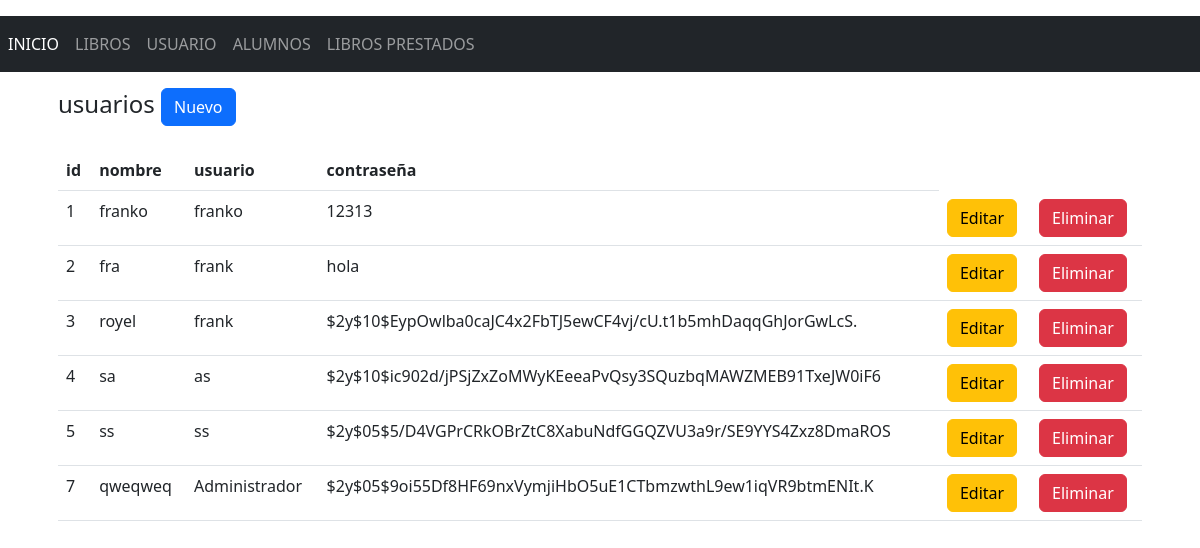
Page /usuarios/index.php on the committed database.
### tables this page shows
CREATE TABLE `usuarios` (
  `id` int(11) NOT NULL,
  `nombre` varchar(255) NOT NULL,
  `usuario` varchar(255) NOT NULL,
  `contraseña` varchar(255) NOT NULL
);

### usuarios/index.php (the view, shortened to what this page needs)
<?php
$db = new Database();
$con = $db->conectar();
$comando = $con->prepare("SELECT * FROM `usuarios`");
$comando->execute();
$resultado = $comando->fetchAll(PDO::FETCH_ASSOC);
?>
<!DOCTYPE html>
<html lang="en">
<head>
    <link href="https://cdn.jsdelivr.net/npm/bootstrap@5.3.0/dist/css/bootstrap.min.css" rel="stylesheet">
<body class="py-3">
<header>
<nav class="navbar navbar-expand navbar-dark bg-dark">
        <ul class="nav navbar-nav">
            <li class="nav-item">
                <a class="nav-link active" href="../index.php" aria-current="page">INICIO</span></a>
            </li>
            <li class="nav-item">
                <a class="nav-link" href="../libros/">LIBROS</a>
            </li>
            <li class="nav-item">
                <a class="nav-link" href="index.php">USUARIO</a>
            </li>
            <li class="nav-item">
                <a class="nav-link" href="../alumnos/">ALUMNOS</a>
            </li>
            <li class="nav-item">
                <a class="nav-link" href="../prestamos/">LIBROS PRESTADOS</a>
            </li>
        </ul>
    </nav>
  </header>
    <main class="container contenedor">
        <div class="p-3 rounded">
            <div class="row">
                <div class="col-12">
                    <h4>usuarios
                        <a href="nuevo_usuario.php" class="btn btn-primary float-right">Nuevo</a>
                    </h4>
                </div>
            </div>
            <div class="row py-3">
                <div class="col">
                    <table class="table table-border">
                        <thead>
                            <tr>
                                <th>id</th>
                                <th>nombre</th>
                                <th>usuario</th>
                                <th>contraseña</th>
                            </tr>
                        </thead>
                        <tbody>
                            <?php
                            foreach ($resultado as $usuarios) {
                            ?>
                                <tr>
                                    <td><?php echo $usuarios['id']; ?></td>
                                    <td><?php echo $usuarios['nombre']; ?></td>
                                    <td><?php echo $usuarios['usuario']; ?></td>
                                    <td><?php echo $usuarios['contraseña']; ?></td>
                                    <td><a href="editar_usuario.php?id=<?php echo $usuarios['id']; ?>" class="btn btn-warning">Editar</a></td>
                                    <td><a href="eliminar_usuario.php?id=<?php echo $usuarios['id']; ?>" class="btn btn-danger">Eliminar</a></td>
                                </tr>
                            <?php } ?>
                        </tbody>
                    </table>
                </div>
            </div>
        </div>
    </main>
</body>
</html>

### rows in the picture
usuarios: id "1", nombre "franko", usuario "franko", contraseña "12313"
usuarios: id "2", nombre "fra", usuario "frank", contraseña "hola"
usuarios: id "3", nombre "royel", usuario "frank", contraseña "$2y$10$EypOwlba0caJC4x2FbTJ5ewCF4vj/cU.t1b5mhDaqqGhJorGwLcS."
usuarios: id "4", nombre "sa", usuario "as", contraseña "$2y$10$ic902d/jPSjZxZoMWyKEeeaPvQsy3SQuzbqMAWZMEB91TxeJW0iF6"
usuarios: id "5", nombre "ss", usuario "ss", contraseña "$2y$05$5/D4VGPrCRkOBrZtC8XabuNdfGGQZVU3a9r/SE9YYS4Zxz8DmaROS"
usuarios: id "7", nombre "qweqweq", usuario "Administrador", contraseña "$2y$05$9oi55Df8HF69nxVymjiHbO5uE1CTbmzwthL9ew1iqVR9btmENIt.K"
